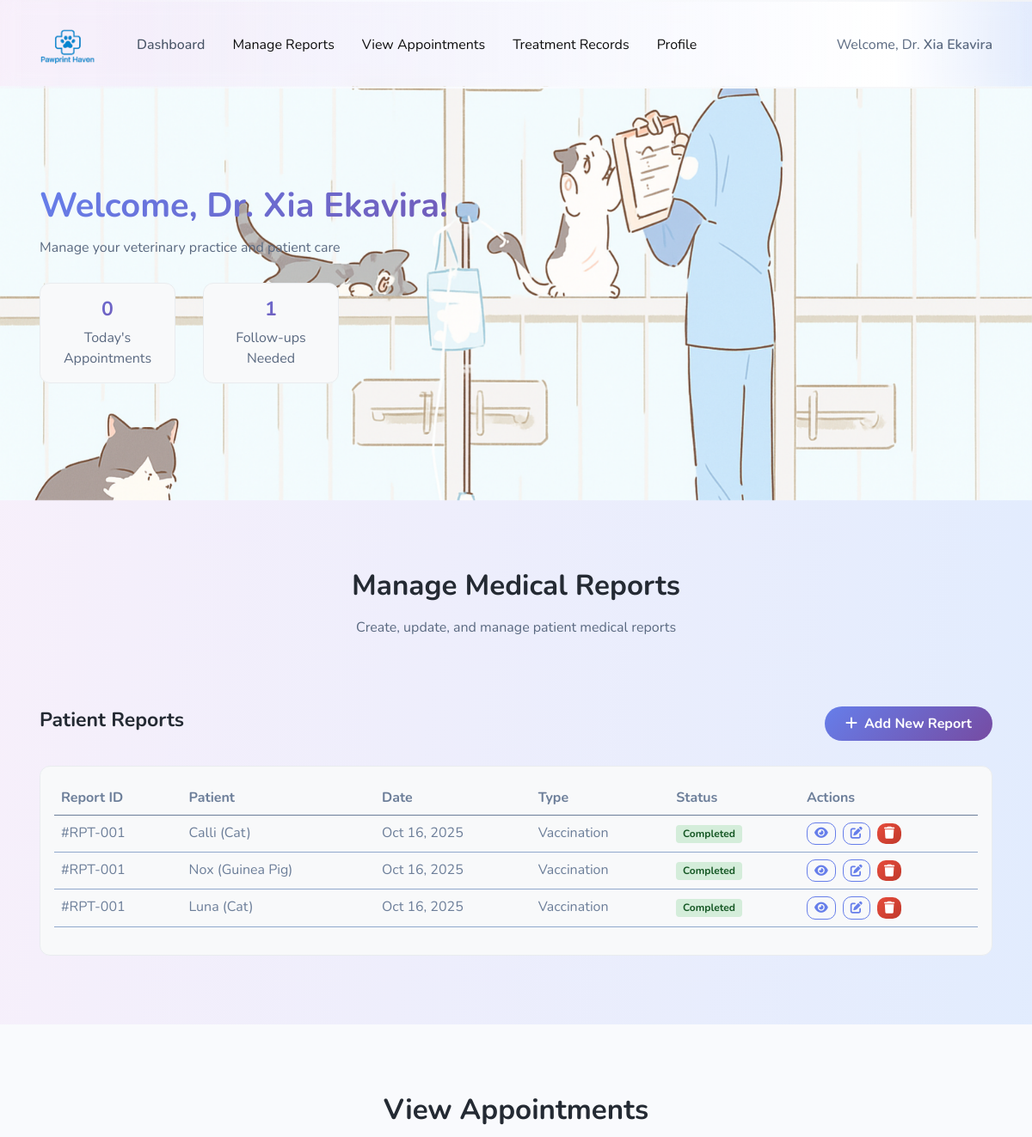
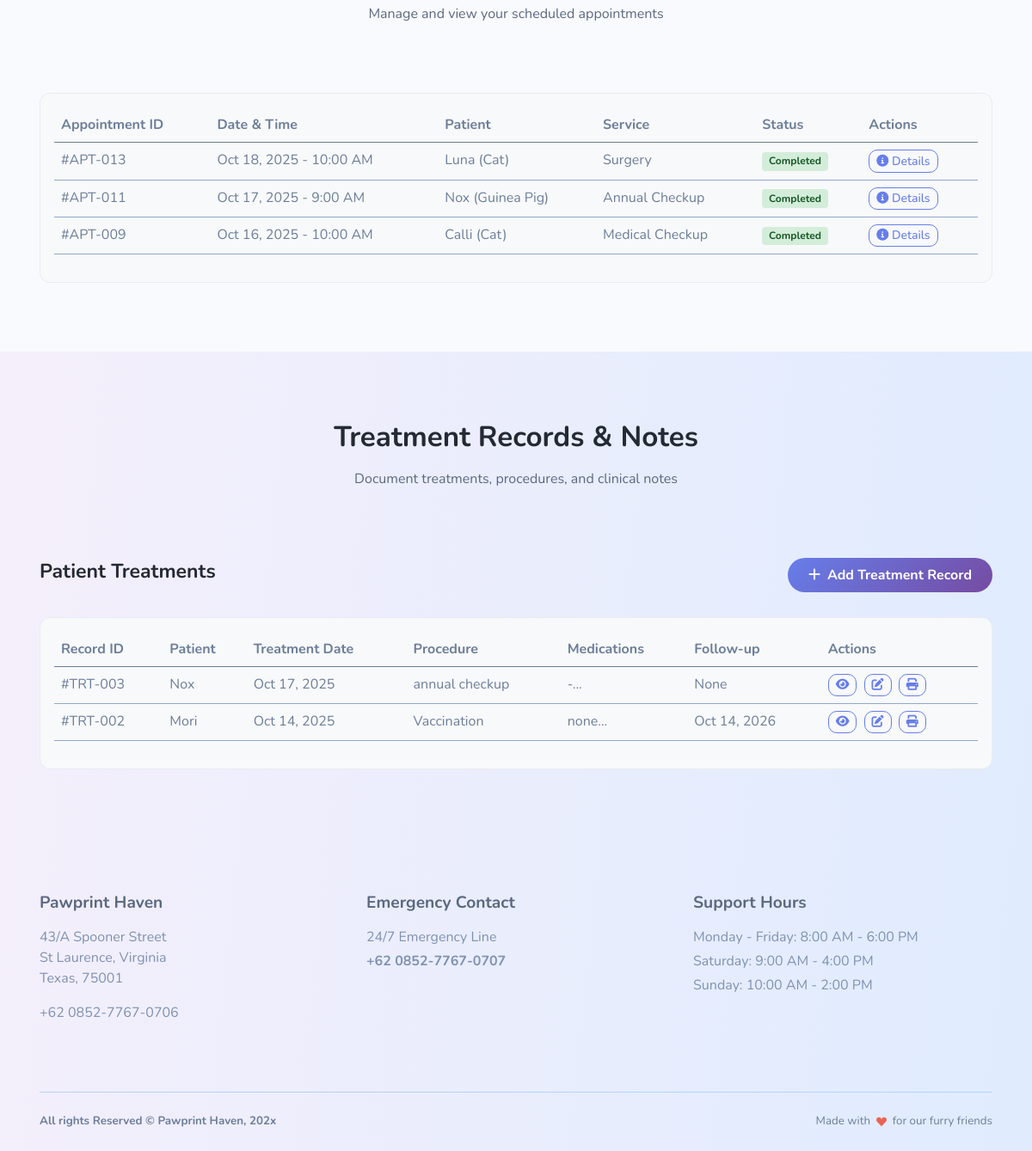
/vet.php (signed in), run on the app's committed database (2 pictures, top to bottom).
### tables this page shows
CREATE TABLE `users` (
  `user_id` int(11) NOT NULL,
  `username` varchar(50) NOT NULL,
  `full_name` varchar(100) NOT NULL,
  `role` enum('Admin','Vet','Owner') DEFAULT 'Owner',
  `phone` varchar(20) DEFAULT NULL,
  `email` varchar(100) DEFAULT NULL,
  `password` varchar(255) DEFAULT NULL
);

CREATE TABLE `reports` (
  `report_id` int(11) NOT NULL,
  `patient_id` int(11) NOT NULL,
  `vet_id` int(11) NOT NULL,
  `report_date` date NOT NULL,
  `service_type` varchar(100) NOT NULL,
  `status` enum('Pending','Ongoing','Completed') DEFAULT 'Pending'
);

CREATE TABLE `appointments` (
  `appointment_id` int(11) NOT NULL,
  `user_id` int(11) NOT NULL,
  `pet_name` varchar(100) DEFAULT NULL,
  `species` varchar(50) DEFAULT NULL,
  `breed` varchar(100) DEFAULT NULL,
  `gender` enum('Male','Female') DEFAULT NULL,
  `service_type` varchar(100) DEFAULT NULL,
  `pet_age` varchar(50) DEFAULT NULL,
  `notes` text DEFAULT NULL,
  `patient_id` int(11) DEFAULT NULL,
  `vet_id` int(11) DEFAULT NULL,
  `appointment_date` date DEFAULT NULL,
  `appointment_time` time DEFAULT NULL,
  `reason` varchar(255) DEFAULT NULL,
  `status` enum('Scheduled','Completed','Cancelled') DEFAULT 'Scheduled'
);

CREATE TABLE `treatment` (
  `record_id` int(11) NOT NULL,
  `patient_name` varchar(100) NOT NULL,
  `treatment_date` date NOT NULL,
  `procedure` varchar(100) NOT NULL,
  `medications` text NOT NULL,
  `treatment_details` text NOT NULL,
  `followup_date` date DEFAULT NULL,
  `vet_id` int(11) NOT NULL,
  `created_at` timestamp NOT NULL DEFAULT current_timestamp()
);

### vet.php (the view, shortened to what the rows shown need)
<?php
require_once 'connection.php';
$vet_id = $_SESSION['vet_id'];
$username = $_SESSION['username'];
$stmt = $pdo->prepare("SELECT * FROM users WHERE user_id = ?");
$stmt->execute([$vet_id]);
$user = $stmt->fetch(PDO::FETCH_ASSOC);
$stmt = $pdo->prepare("
    SELECT r.*, a.pet_name, a.species as animal_type
    FROM reports r
    JOIN appointments a ON r.patient_id = a.patient_id AND r.vet_id = a.vet_id
    WHERE r.vet_id = ?
    ORDER BY r.report_date DESC
    LIMIT 10
");
$stmt->execute([$vet_id]);
$reports = $stmt->fetchAll(PDO::FETCH_ASSOC);
$stmt = $pdo->prepare("
    SELECT * FROM appointments
    WHERE vet_id = ?
    ORDER BY appointment_date DESC
    LIMIT 10
");
$stmt->execute([$vet_id]);
$appointments = $stmt->fetchAll(PDO::FETCH_ASSOC);
$stmt = $pdo->prepare("
    SELECT * FROM treatment
    WHERE vet_id = ?
    ORDER BY treatment_date DESC
    LIMIT 10
");
$stmt->execute([$vet_id]);
$treatments = $stmt->fetchAll(PDO::FETCH_ASSOC);
?>
<!DOCTYPE html>
<html lang="en-US" dir="ltr">
<head>
    <link href="assets/css/theme.css" rel="stylesheet" />
    <link rel="stylesheet" href="https://cdnjs.cloudflare.com/ajax/libs/font-awesome/6.0.0/css/all.min.css">
</head>
<body>
    <nav class="navbar navbar-expand-lg navbar-light fixed-top py-3 d-block navbar-klean" data-navbar-on-scroll="data-navbar-on-scroll">
        <div class="container">
            <div class="collapse navbar-collapse border-top border-lg-0 mt-4 mt-lg-0" id="navbarSupportedContent">
                <div class="navbar-text ms-3">
                    <span class="text-600">Welcome, Dr. <strong><?php echo htmlspecialchars($user['full_name'] ?? $username); ?></strong></span>
                </div>
            </div>
        </div>
    </nav>
    <main class="main" id="top">
        <section id="dashboard" class="py-8" style="margin-top: 100px;">
            <div class="container">
                <div class="row align-items-center">
                    <div class="col-md-8">
                        <h1 class="fw-bold display-4 text-gradient mb-3">Welcome, Dr. <?php echo htmlspecialchars($user['full_name'] ?? $username); ?>!</h1>
                        <p class="text-600 mb-4">Manage your veterinary practice and patient care</p>
                        <div class="row">
                            <div class="col-md-3 mb-3">
                            </div>
                            <div class="col-md-3 mb-3">
                            </div>
                        </div>
                    </div>
                </div>
            </div>
        </section>
        <section id="manage-reports" class="py-7">
            <div class="container">
                <div class="row justify-content-center mb-6">
                    <div class="col-lg-10 text-center">
                        <h2 class="fw-bold mb-3">Manage Medical Reports</h2>
                    </div>
                </div>
                <div class="row">
                    <div class="col-12">
                        <div class="card card-bg">
                            <div class="card-body">
                                <div class="table-responsive">
                                    <table class="table table-hover">
                                        <thead>
                                            <tr>
                                                <th>Report ID</th>
                                                <th>Patient</th>
                                                <th>Date</th>
                                                <th>Type</th>
                                                <th>Status</th>
                                                <th>Actions</th>
                                            </tr>
                                        </thead>
                                        <tbody>
                                            <?php if (!empty($reports)): ?>
                                                <?php foreach ($reports as $report): ?>
                                                <tr>
                                                    <td>#RPT-<?php echo str_pad($report['report_id'], 3, '0', STR_PAD_LEFT); ?></td>
                                                    <td><?php echo htmlspecialchars($report['pet_name'] ?? $report['patient_name'] ?? 'Unknown'); ?> (<?php echo htmlspecialchars($report['animal_type'] ?? 'Unknown'); ?>)</td>
                                                    <td><?php echo date('M j, Y', strtotime($report['report_date'])); ?></td>
                                                    <td><?php echo htmlspecialchars($report['service_type'] ?? 'Unknown'); ?></td>
                                                    <td>
                                                        <span class="badge badge-<?php echo strtolower($report['status'] ?? 'pending'); ?>">
                                                            <?php echo ucfirst($report['status'] ?? 'Pending'); ?>
                                                        </span>
                                                    </td>
                                                    <td>
                                                        <button class="btn btn-sm btn-outline-klean me-1" onclick="viewReport(<?php echo $report['report_id']; ?>)">
                                                            <i class="fas fa-eye"></i>
                                                        </button>
                                                        <button class="btn btn-sm btn-outline-klean me-1" onclick="editReport(<?php echo $report['report_id']; ?>)">
                                                            <i class="fas fa-edit"></i>
                                                        </button>
                                                        <button class="btn btn-sm btn-danger-klean" onclick="confirmDelete(<?php echo $report['report_id']; ?>, 'report')">
                                                            <i class="fas fa-trash"></i>
                                                        </button>
                                                    </td>
                                                </tr>
                                                <?php endforeach; ?>
                                            <?php endif; ?>
                                        </tbody>
                                    </table>
                                </div>
                            </div>
                        </div>
                    </div>
                </div>
            </div>
        </section>
        <section id="view-appointments" class="py-7 bg-light">
            <div class="container">
                <div class="row justify-content-center mb-6">
                    <div class="col-lg-10 text-center">
                        <h2 class="fw-bold mb-3">View Appointments</h2>
                    </div>
                </div>
                <div class="row">
                    <div class="col-12">
                        <div class="card card-bg">
                            <div class="card-body">
                                <div class="table-responsive">
                                    <table class="table table-hover">
                                        <thead>
                                            <tr>
                                                <th>Appointment ID</th>
                                                <th>Date & Time</th>
                                                <th>Patient</th>
                                                <th>Service</th>
                                                <th>Status</th>
                                                <th>Actions</th>
                                            </tr>
                                        </thead>
                                        <tbody>
                                            <?php foreach ($appointments as $appointment): ?>
                                            <tr>
                                                <td>#APT-<?php echo str_pad($appointment['appointment_id'], 3, '0', STR_PAD_LEFT); ?></td>
                                                <td>
                                                    <?php echo date('M j, Y - g:i A', strtotime($appointment['appointment_date'] . ' ' . $appointment['appointment_time'])); ?>
                                                </td>
                                                <td><?php echo htmlspecialchars($appointment['pet_name']); ?> (<?php echo htmlspecialchars($appointment['species']); ?>)</td>
                                                <td><?php echo htmlspecialchars($appointment['service_type']); ?></td>
                                                <td>
                                                    <span class="badge badge-<?php echo strtolower($appointment['status']); ?>">
                                                        <?php echo ucfirst($appointment['status']); ?>
                                                    </span>
                                                </td>
                                                <td>
                                                    <button class="btn btn-sm btn-outline-klean me-1">
                                                        <i class="fas fa-info-circle"></i> Details
                                                    </button>
                                                </td>
                                            </tr>
                                            <?php endforeach; ?>
                                        </tbody>
                                    </table>
                                </div>
                            </div>
                        </div>
                    </div>
                </div>
            </div>
        </section>
        <section id="treatment-records" class="py-7">
            <div class="container">
                <div class="row justify-content-center mb-6">
                    <div class="col-lg-10 text-center">
                        <h2 class="fw-bold mb-3">Treatment Records & Notes</h2>
                    </div>
                </div>
                <div class="row">
                    <div class="col-12">
                        <div class="card card-bg">
                            <div class="card-body">
                                <div class="table-responsive">
                                    <table class="table table-hover">
                                        <thead>
                                            <tr>
                                                <th>Record ID</th>
                                                <th>Patient</th>
                                                <th>Treatment Date</th>
                                                <th>Procedure</th>
                                                <th>Medications</th>
                                                <th>Follow-up</th>
                                                <th>Actions</th>
                                            </tr>
                                        </thead>
                                        <tbody>
                                            <?php foreach ($treatments as $treatment): ?>
                                            <tr>
                                                <td>#TRT-<?php echo str_pad($treatment['record_id'], 3, '0', STR_PAD_LEFT); ?></td>
                                                <td><?php echo htmlspecialchars($treatment['patient_name']); ?></td>
                                                <td><?php echo date('M j, Y', strtotime($treatment['treatment_date'])); ?></td>
                                                <td><?php echo htmlspecialchars($treatment['procedure']); ?></td>
                                                <td><?php echo htmlspecialchars(substr($treatment['medications'] ?? '', 0, 50)) . '...'; ?></td>
                                                <td>
                                                    <?php if ($treatment['followup_date']): ?>
                                                        <?php echo date('M j, Y', strtotime($treatment['followup_date'])); ?>
                                                    <?php else: ?>
                                                        <span class="text-muted">None</span>
                                                    <?php endif; ?>
                                                </td>
                                                <td>
                                                    <button class="btn btn-sm btn-outline-klean me-1">
                                                        <i class="fas fa-eye"></i>
                                                    </button>
                                                    <button class="btn btn-sm btn-outline-klean me-1" onclick="editTreatment(<?php echo $treatment['record_id']; ?>)">
                                                        <i class="fas fa-edit"></i>
                                                    </button>
                                                    <button class="btn btn-sm btn-outline-klean">
                                                        <i class="fas fa-print"></i>
                                                    </button>
                                                </td>
                                            </tr>
                                            <?php endforeach; ?>
                                        </tbody>
                                    </table>
                                </div>
                            </div>
                        </div>
                    </div>
                </div>
            </div>
        </section>
    </main>
</body>
</html>

### data on the page
users: full_name "Xia Ekavira"
reports: report_id "001", appointments.pet_name "Calli", appointments.species "Cat", report_date "Oct 16, 2025", service_type "Vaccination", status "Completed", appointments.pet_name "Nox", appointments.species "Guinea Pig", appointments.pet_name "Luna"
appointments: appointment_id "013", appointment_date+appointment_time "Oct 18, 2025 - 10:00 AM", pet_name "Luna", species "Cat", service_type "Surgery", status "Completed"
appointments: appointment_id "011", appointment_date+appointment_time "Oct 17, 2025 - 9:00 AM", pet_name "Nox", species "Guinea Pig", service_type "Annual Checkup", status "Completed"
appointments: appointment_id "009", appointment_date+appointment_time "Oct 16, 2025 - 10:00 AM", pet_name "Calli", species "Cat", service_type "Medical Checkup", status "Completed"
treatment: record_id "003", patient_name "Nox", treatment_date "Oct 17, 2025", procedure "annual checkup", medications "-", shows "None"
treatment: record_id "002", patient_name "Mori", treatment_date "Oct 14, 2025", procedure "Vaccination", medications "none", followup_date "Oct 14, 2026"

### other printed values
$today_appointments "0"
$followups_needed "1"
